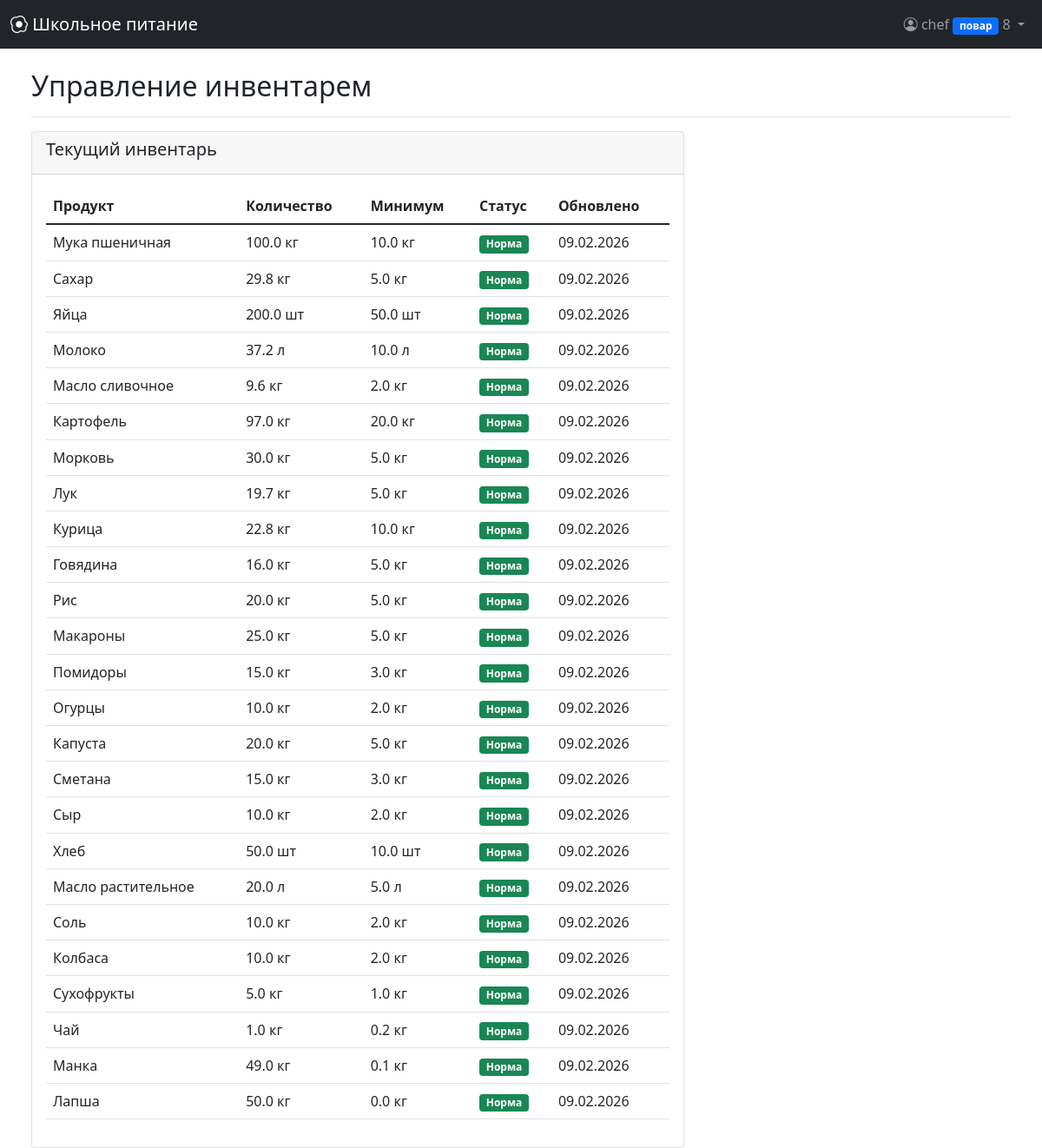
The page /inventory (signed in) on the database its author committed.
### models.py (models this page shows, shortened)
class User(UserMixin, db.Model):
    __tablename__ = 'users'
    id = db.Column(db.Integer, primary_key=True)
    username = db.Column(db.String(64), unique=True, nullable=False)
    email = db.Column(db.String(120), unique=True, nullable=False)
    password_hash = db.Column(db.String(256), nullable=False)
    role = db.Column(db.String(20), nullable=False, default='ученик')
    grade = db.Column(db.String(10))
    balance = db.Column(db.Float, default=0.0)
    created_at = db.Column(db.DateTime, default=datetime.utcnow)
    allergies = db.relationship('Allergy', backref='user', lazy='dynamic')
    orders = db.relationship('Order', backref='user', lazy='dynamic', foreign_keys='Order.user_id')
    feedbacks = db.relationship('Feedback', backref='user', lazy='dynamic')
    notifications = db.relationship('Notification', backref='user', lazy='dynamic')
    subscriptions = db.relationship('Subscription', backref='user', lazy='dynamic')
    prepared_meals = db.relationship('PreparedMeal', foreign_keys='PreparedMeal.prepared_by', backref='preparer',
                                     lazy='dynamic')
    served_orders = db.relationship('Order', foreign_keys='Order.served_by', backref='served_by_user', lazy='dynamic')

class Inventory(db.Model):
    __tablename__ = 'inventory'
    id = db.Column(db.Integer, primary_key=True)
    ingredient = db.Column(db.String(100), nullable=False)
    quantity = db.Column(db.Float, nullable=False)
    unit = db.Column(db.String(20))
    min_quantity = db.Column(db.Float, nullable=False)
    last_updated = db.Column(db.DateTime, default=datetime.utcnow)

### app.py (the view, shortened to what this page needs)
@app.route('/inventory', methods=['GET', 'POST'])
@login_required
@role_required(['повар', 'администратор'])
def inventory():
    form = InventoryForm()
    inventory_items = Inventory.query.all()
    return render_template('inventory.html', form=form, inventory=inventory_items)

### app.py (called while the page is built)
def role_required(roles):
    def decorator(f):
        @wraps(f)
        @login_required
        def decorated_function(*args, **kwargs):
            if not current_user.is_authenticated:
                flash('Войдите в систему.', 'danger')
                return redirect(url_for('login'))
            if current_user.role not in roles:
                app.logger.warning(f'Unauthorized access attempt by user {current_user.id} to {request.endpoint}')
                flash('У вас нет прав для доступа к этой странице.', 'danger')
                return redirect(url_for('dashboard'))
            return f(*args, **kwargs)
        return decorated_function
    return decorator

### models.py (called while the page is built)
@login_manager.user_loader
def load_user(user_id):
    return db.session.get(User, int(user_id))

### templates/inventory.html (shortened to what this page needs)
{% extends "base.html" %}
{% block content %}
<div class="d-flex justify-content-between flex-wrap flex-md-nowrap align-items-center pt-3 pb-2 mb-3 border-bottom">
    <h1 class="h2">Управление инвентарем</h1>
</div>
    <div class="col-md-8">
        <div class="card">
            <div class="card-header">
                <h5>Текущий инвентарь</h5>
            </div>
            <div class="card-body">
                {% if inventory %}
                <div class="table-responsive">
                    <table class="table table-hover">
                        <thead>
                            <tr>
                                <th>Продукт</th>
                                <th>Количество</th>
                                <th>Минимум</th>
                                <th>Статус</th>
                                <th>Обновлено</th>
                            </tr>
                        </thead>
                        <tbody>
                            {% for item in inventory %}
                            <tr class="{% if item.quantity <= item.min_quantity * 0.5 %}table-danger{% elif item.quantity <= item.min_quantity %}table-warning{% endif %}">
                                <td>{{ item.ingredient }}</td>
                                <td>{{ "%.1f"|format(item.quantity) }} {{ item.unit }}</td>
                                <td>{{ "%.1f"|format(item.min_quantity) }} {{ item.unit }}</td>
                                <td>
                                    {% if item.quantity <= item.min_quantity * 0.5 %}
                                    <span class="badge bg-danger">Критично</span>
                                    {% elif item.quantity <= item.min_quantity %}
                                    <span class="badge bg-warning">Низкий</span>
                                    {% else %}
                                    <span class="badge bg-success">Норма</span>
                                    {% endif %}
                                </td>
                                <td>{{ item.last_updated.strftime('%d.%m.%Y') if item.last_updated else '—' }}</td>
                            </tr>
                            {% endfor %}
                        </tbody>
                    </table>
                </div>
                {% else %}
                <div class="text-center py-4">
                    <i class="bi bi-box display-4 text-muted"></i>
                    <h5 class="mt-3">Инвентарь пуст</h5>
                    <p class="text-muted">Добавьте продукты используя форму слева.</p>
                </div>
                {% endif %}
            </div>
        </div>
    </div>
</div>
{% endblock %}

### templates/base.html (shortened to what this page needs)
<!DOCTYPE html>
<html lang="ru">
<head>
    <link href="https://cdn.jsdelivr.net/npm/bootstrap@5.1.3/dist/css/bootstrap.min.css" rel="stylesheet">
    <link rel="stylesheet" href="https://cdn.jsdelivr.net/npm/bootstrap-icons@1.8.1/font/bootstrap-icons.css">
</head>
<body>
    <nav class="navbar navbar-expand-lg navbar-dark bg-dark fixed-top">
        <div class="container-fluid">
            <a class="navbar-brand" href="{{ url_for('dashboard') if current_user.is_authenticated else url_for('home') }}">
                <i class="bi bi-egg-fried"></i> Школьное питание
            </a>
            <div class="navbar-nav ms-auto">
                {% if current_user.is_authenticated %}
                <div class="nav-item dropdown">
                    <a class="nav-link dropdown-toggle" href="#" id="navbarDropdown" role="button" data-bs-toggle="dropdown">
                        <i class="bi bi-person-circle"></i> {{ current_user.username }}
                        <span class="badge bg-primary">{{ current_user.role }}</span>
                        <span id="notification-count" class="notification-badge" style="display:none;"></span>
                    </a>
                </div>
                {% else %}
                <div class="nav-item">
                    <a class="nav-link" href="{{ url_for('login') }}"><i class="bi bi-box-arrow-in-right"></i> Войти</a>
                </div>
                {% endif %}
            </div>
        </div>
    </nav>
    <div class="container-fluid mt-5 pt-3">
        {% if current_user.is_authenticated %}
            <main role="main" class="px-4">
                {% block content %}{% endblock %}
        {% else %}
            <div class="container mt-5 pt-4">
                {% block auth_content %}{% endblock %}
            </div>
        {% endif %}
</body>
</html>

### rows shown on the page
User: username "chef", role "повар"
Inventory: ingredient "Мука пшеничная", quantity "100.0", unit "кг", min_quantity "10.0", shows "Норма", last_updated "09.02.2026"
Inventory: ingredient "Сахар", quantity "29.8", unit "кг", min_quantity "5.0", shows "Норма", last_updated "09.02.2026"
Inventory: ingredient "Яйца", quantity "200.0", unit "шт", min_quantity "50.0", shows "Норма", last_updated "09.02.2026"
Inventory: ingredient "Молоко", quantity "37.2", unit "л", min_quantity "10.0", shows "Норма", last_updated "09.02.2026"
Inventory: ingredient "Масло сливочное", quantity "9.6", unit "кг", min_quantity "2.0", shows "Норма", last_updated "09.02.2026"
Inventory: ingredient "Картофель", quantity "97.0", unit "кг", min_quantity "20.0", shows "Норма", last_updated "09.02.2026"
Inventory: ingredient "Морковь", quantity "30.0", unit "кг", min_quantity "5.0", shows "Норма", last_updated "09.02.2026"
Inventory: ingredient "Лук", quantity "19.7", unit "кг", min_quantity "5.0", shows "Норма", last_updated "09.02.2026"
Inventory: ingredient "Курица", quantity "22.8", unit "кг", min_quantity "10.0", shows "Норма", last_updated "09.02.2026"
Inventory: ingredient "Говядина", quantity "16.0", unit "кг", min_quantity "5.0", shows "Норма", last_updated "09.02.2026"
Inventory: ingredient "Рис", quantity "20.0", unit "кг", min_quantity "5.0", shows "Норма", last_updated "09.02.2026"
Inventory: ingredient "Макароны", quantity "25.0", unit "кг", min_quantity "5.0", shows "Норма", last_updated "09.02.2026"
Inventory: ingredient "Помидоры", quantity "15.0", unit "кг", min_quantity "3.0", shows "Норма", last_updated "09.02.2026"
Inventory: ingredient "Огурцы", quantity "10.0", unit "кг", min_quantity "2.0", shows "Норма", last_updated "09.02.2026"
Inventory: ingredient "Капуста", quantity "20.0", unit "кг", min_quantity "5.0", shows "Норма", last_updated "09.02.2026"
Inventory: ingredient "Сметана", quantity "15.0", unit "кг", min_quantity "3.0", shows "Норма", last_updated "09.02.2026"
Inventory: ingredient "Сыр", quantity "10.0", unit "кг", min_quantity "2.0", shows "Норма", last_updated "09.02.2026"
Inventory: ingredient "Хлеб", quantity "50.0", unit "шт", min_quantity "10.0", shows "Норма", last_updated "09.02.2026"
Inventory: ingredient "Масло растительное", quantity "20.0", unit "л", min_quantity "5.0", shows "Норма", last_updated "09.02.2026"
Inventory: ingredient "Соль", quantity "10.0", unit "кг", min_quantity "2.0", shows "Норма", last_updated "09.02.2026"
Inventory: ingredient "Колбаса", quantity "10.0", unit "кг", min_quantity "2.0", shows "Норма", last_updated "09.02.2026"
Inventory: ingredient "Сухофрукты", quantity "5.0", unit "кг", min_quantity "1.0", shows "Норма", last_updated "09.02.2026"
Inventory: ingredient "Чай", quantity "1.0", unit "кг", min_quantity "0.2", shows "Норма", last_updated "09.02.2026"
Inventory: ingredient "Манка", quantity "49.0", unit "кг", min_quantity "0.1", shows "Норма", last_updated "09.02.2026"
Inventory: ingredient "Лапша", quantity "50.0", unit "кг", min_quantity "0.0", shows "Норма", last_updated "09.02.2026"
